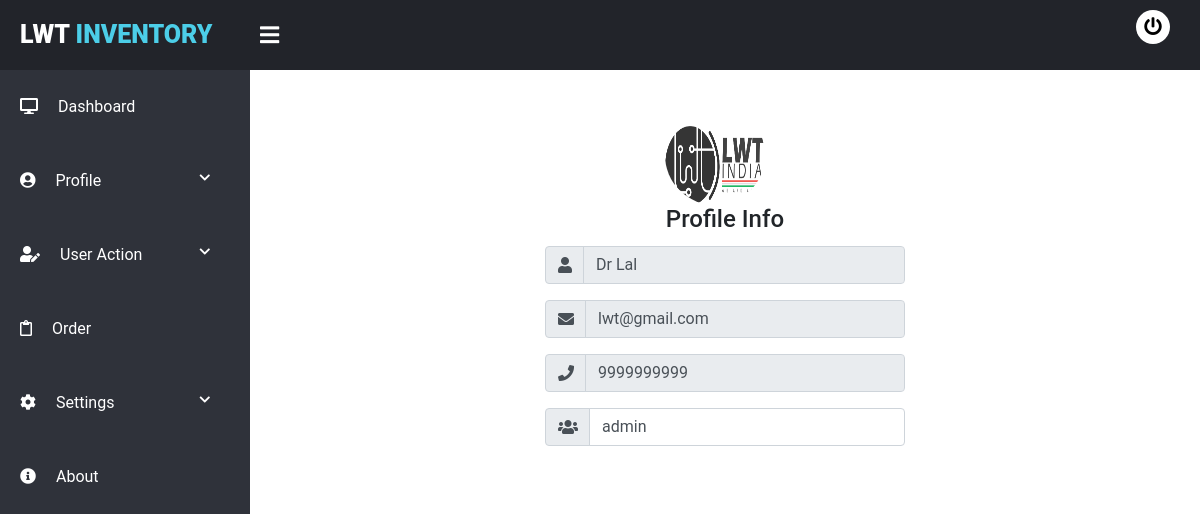
/user_info.php (signed in), run on the app's committed database.
### tables this page shows
CREATE TABLE `user` (
  `id` int(255) NOT NULL,
  `name` varchar(50) NOT NULL,
  `email` varchar(50) NOT NULL,
  `phone` varchar(20) NOT NULL,
  `user_type` varchar(10) NOT NULL,
  `password` varchar(200) NOT NULL,
  `r_password` varchar(200) NOT NULL,
  `token` varchar(200) NOT NULL
);

### user_info.php (the view, shortened to what this page needs)
<?php
include "connect.php";
?>
<head>
    <?php include("head.php"); ?>
    <link rel="stylesheet" href="https://maxcdn.bootstrapcdn.com/bootstrap/4.5.2/css/bootstrap.min.css">
</head>
<?php
include("header.php");
include("sidebar.php");
?>
<?php
if (isset($_SESSION["id"])) {
    $statement = $conn->prepare("
        SELECT * FROM user
        WHERE id = :id
        LIMIT 1
    ");
    $statement->execute(
        array(
            ':id'    => $_SESSION['id']
        )
    );
    $result = $statement->fetchAll();
    foreach ($result as $row) {
?>
<div class="main-container">
    <article class="card-body mx-auto" style="max-width: 400px;">
        <div style="width:100px; height:100px; margin-left:120px;" class="logo">
            <img style="height:100%; width:100%;  border-radius: 50px;" src="images/logo.png" alt="">
        </div>
        <h4 class="card-title text-center">Profile Info</h4>
        <form id = "update_user">
            <div class="form-group input-group">
                <div class="input-group-prepend">
                    <span class="input-group-text"><i class="fa fa-user"></i></span>
                </div>
                <input name="username" class="form-control" placeholder="Full name" type="text" value="<?php echo $row["name"]; ?>" readonly>
            </div>
            <div class="form-group input-group">
                <div class="input-group-prepend">
                    <span class="input-group-text"><i class="fa fa-envelope"></i></span>
                </div>
                <input name="email" class="form-control" placeholder="Email address" type="email" value="<?php echo $row["email"]; ?>" readonly>
            </div>
            <div class="form-group input-group">
                <div class="input-group-prepend">
                    <span class="input-group-text"><i class="fa fa-phone"></i></span>
                </div>
                <input name="phone" class="form-control" placeholder="Phone number" type="number" value="<?php echo $row["phone"]; ?>" readonly>
            </div>
            <div class="form-group input-group">
                <div class="input-group-prepend">
                    <span class="input-group-text"><i class="fa fa-users"></i></span>
                </div>
                <select name="user_type" id="usertype" class="form-control">
                    <option selected value="<?php echo $row["user_type"]; ?>"><?php echo $row["user_type"]; ?></option>
                </select>
            </div>
        </form>
    </article>
</div>
</div>
<?php } } ?>

### css/style.css (style rules this page uses)
.wrapper .main-container { width: (100% - 250px); margin-top: 70px; margin-left: 250px; padding: 15px; background-size: cover; height: 100vh; transition: 0.3s; }

### data on the page
user: username "Dr Lal", email "lwt@gmail.com", phone "9999999999", user_type "admin"
